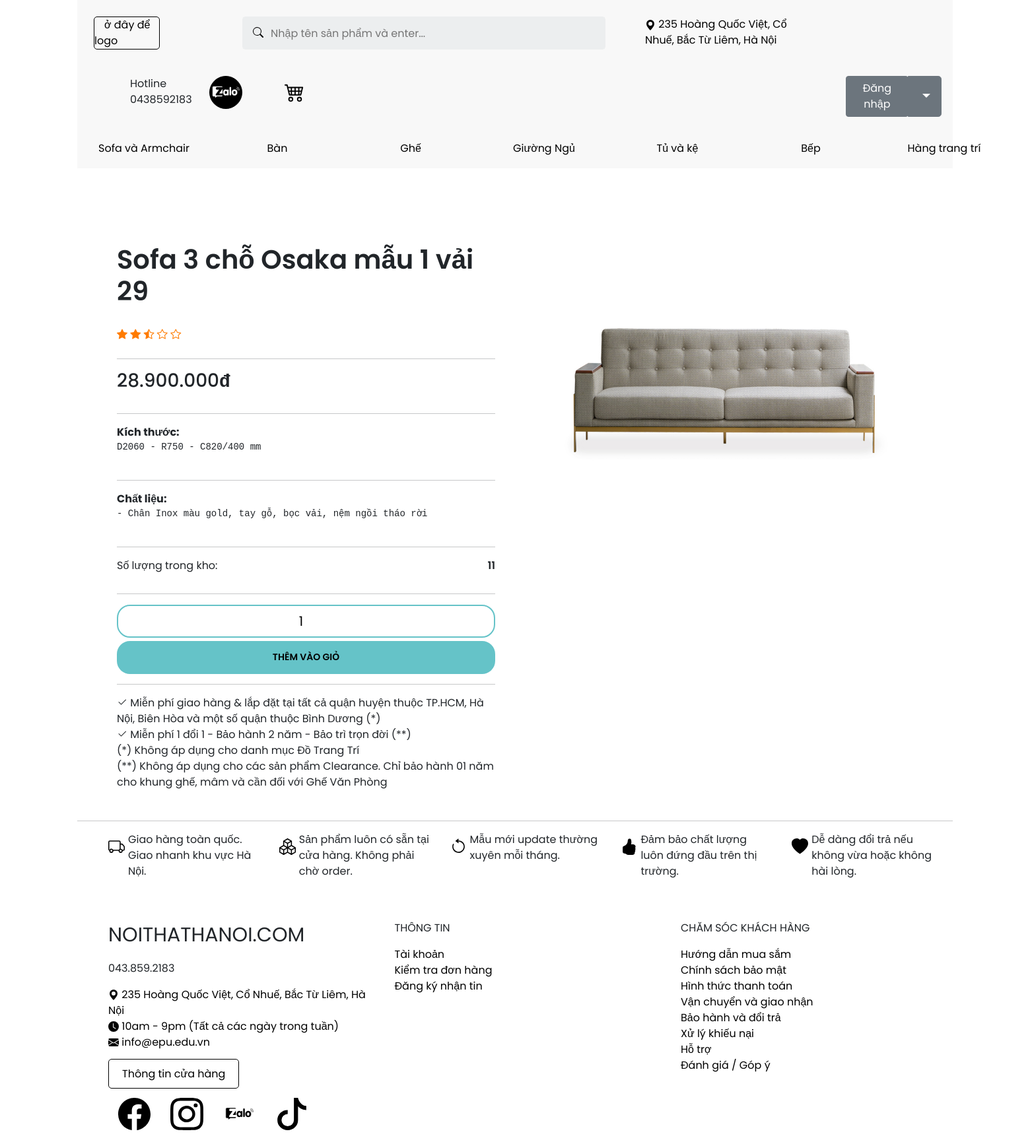
/index.php?quanly=chitiet-sp&id=1&thuonghieu=SofaArmchair, run on the app's committed database.
### tables this page shows
CREATE TABLE `tb_sanpham` (
  `id` int(11) NOT NULL,
  `tensp` varchar(255) NOT NULL,
  `img` char(150) NOT NULL,
  `kichthuoc` varchar(255) NOT NULL,
  `gia` int(20) NOT NULL,
  `chatlieu` varchar(255) NOT NULL,
  `soluongton` int(20) NOT NULL,
  `ma_loai` int(20) NOT NULL,
  `ma_item` int(20) NOT NULL
);

### tmp/chitiet-sp.php (the view, shortened to what this page needs)
<?php
    include './admincp/config/connect_db.php';
    $query = "SELECT * FROM `tb_sanpham` WHERE `id`=$id";
    $mysql = mysqli_query($conn, $query);
    $row = mysqli_fetch_array($mysql);
    if ($row['soluongton']<1){
        $soluong = 'Hết hàng';
    }else{
        $soluong = number_format($row['soluongton'], 0, ",", ".");
    }
?>
<div class="cach"></div>
<div class="chitiet-sp">
    <div class="thongtin-sp">
        <h1><?=$row['tensp']?></h1>
        <div class="star">
            <span class="star-item"><i class="bi bi-star-fill"></i></span>
            <span class="star-item"><i class="bi bi-star-fill"></i></span>
            <span class="star-item"><i class="bi bi-star-half"></i></span>
            <span class="star-item"><i class="bi bi-star"></i></span>
            <span class="star-item"><i class="bi bi-star"></i></span>
        </div>
        <hr>
        <?php if ($row['gia'] > 0) {?>
            <h3><?=number_format($row['gia'], 0, ",", ".")?><samp>đ</samp></h3><hr>
        <?php } else {?>
        <?php }?>
        <?php if ($row['kichthuoc'] != "" || $row['chatlieu'] != "") {?>
            <div>
                <?php if ($row['kichthuoc'] != "") {?>
                    <label><b>Kích thước: </b><pre><?=$row['kichthuoc']?></pre></label><br><hr>
                <?php } else {?>
                <?php }?>
                <?php if ($row['chatlieu'] != "") {?>
                    <label><b>Chất liệu: </b><pre><?=$row['chatlieu']?></pre></label>
                <?php } else {?>
                <?php }?>
            </div><hr>
        <?php } else {?>
        <?php }?>
        <?php if ($row['soluongton'] > 0) {?>
            <p>Số lượng trong kho: <span><?=$soluong?></span></p><hr>
        <?php } else {?>
        <?php }?>
        <?php if ($row['gia'] > 0) {?>
            <div class="giohang">
                <form action="../index.php?quanly=cart&action=add" method="POST">
                    <input class="giohang-number" name="soluong[<?=$row['id']?>]" type="number" value="1">
                    <input class="giohang-button" name="submit" type="submit" value="Thêm vào giỏ">
                </form>
            </div><hr style="margin-top: 70px;">
        <?php } else {?>
        <?php }?>
        <label><i class="bi bi-check2"></i> Miễn phí giao hàng & lắp đặt tại tất cả quận huyện thuộc TP.HCM, Hà Nội, Biên Hòa và một số quận thuộc Bình Dương (*)</label>
        <label><i class="bi bi-check2"></i> Miễn phí 1 đổi 1 - Bảo hành 2 năm - Bảo trì trọn đời (**)</label>
        <label>(*) Không áp dụng cho danh mục Đồ Trang Trí</label>
        <label>(**) Không áp dụng cho các sản phẩm Clearance. Chỉ bảo hành 01 năm cho khung ghế, mâm và cần đối với Ghế Văn Phòng</label>
    </div>
    <div class="image-sp">
        <img src="<?=$row['img']?>" alt="<?=$row['tensp']?>">
    </div>
</div>

### asset/css/main.css (style rules this page uses)
* { margin:0;padding:0;box-sizing:border-box;font-family:"Poppins",sans-serif; }
body { display:flex;align-items:center;justify-content:center;background:#ffffff; }
.cach { width: 100%; height: 30px; background: #ffffff; }
.chitiet-sp { padding: 30px 30px; }
.chitiet-sp .thongtin-sp { padding: 30px 30px; width: 50%; height: auto; float: left; }
.chitiet-sp .thongtin-sp h1 { font-weight: 600; margin-bottom: 30px; }
.chitiet-sp .thongtin-sp p { margin-bottom: 30px; }
.chitiet-sp .thongtin-sp .star { color: #ff7b00; }
.chitiet-sp .thongtin-sp h3 { margin-bottom: 30px; }
.chitiet-sp .thongtin-sp h3 samp { font-weight: 600; }
.chitiet-sp .thongtin-sp .giohang { width: auto; height: 50px; margin-bottom: 50px; }
.chitiet-sp .thongtin-sp .giohang input[type='number'] { width: 100%; height: 50px; border-color: #65c3c8; border-style: solid; border-radius: 20px; font-size: 20px; text-align: center; margin-bottom: 5px; }
.chitiet-sp .thongtin-sp .giohang input[type='submit'] { width: 100%; height: 50px; align-items: center; background: #65c3c8; border-color: #65c3c8; border-style: solid; border-radius: 20px; display: flex; flex-wrap: wrap; font-size: 14px; font-weight: 600; justify-content: center; text-align: center; text-transform: uppercase; transition: 0.25s ease-in-out; }
.chitiet-sp .thongtin-sp p span { float: right; font-weight: 600; }
.chitiet-sp .image-sp { padding: 30px 30px; width: 50%; height: auto; float: left; }
.chitiet-sp .image-sp img { width: 100%; height: auto; border-radius: 5px; }

### data on the page
tb_sanpham: tensp "Sofa 3 chỗ Osaka mẫu 1 vải 29", gia "28.900.000", kichthuoc "D2060 - R750 - C820/400 mm", chatlieu "- Chân Inox màu gold, tay gỗ, bọc vải, nệm ngồi tháo rời", soluongton "11", id "1", img (picture)
